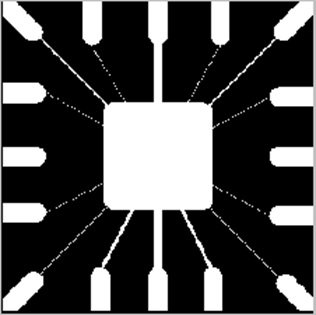
%> input picture sobel.jpg, 316 x 315 px
$ octave gradient_operators_pewit_slides.m   (GNU Octave 9; MATLAB toolbox functions it lacks are replaced by stand-ins)
%> lines starting %> are read from the running program, lines starting %| are printed output that depends on the picture
% Read the image
image = imread('sobel.jpg');
%> image is the input picture: size 315x316x3 uint8; min 0, max 255, mean 73.5

% Convert the image to grayscale if it is an RGB image
if size(image, 3) == 3
    grayImage = rgb2gray(image);
else
    grayImage = image;
end

% Convert the image to double precision for computations
grayImage = im2double(grayImage);
%> grayImage: size 315x316 double

% Define the Prewitt operator masks
dx = [-1 0 1; -1 0 1; -1 0 1];
dy = [-1 -1 -1; 0 0 0; 1 1 1];

% Compute the gradients in the x and y directions
gradientX = conv2(grayImage, dx, 'same');
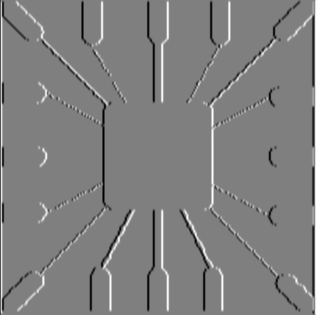
%> gradientX: size 315x316 double; min -3, max 3, mean 0.000352; drawn with min black and max white
gradientY = conv2(grayImage, dy, 'same');
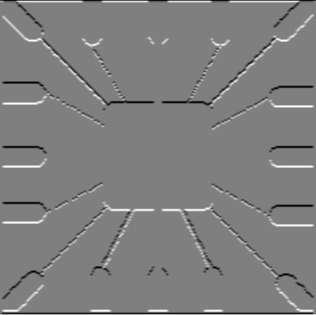
%> gradientY: size 315x316 double; min -3, max 3, mean -0.000128; drawn with min black and max white

% Compute the magnitude and direction of the gradients
gradientMagnitude = sqrt(gradientX.^2 + gradientY.^2);
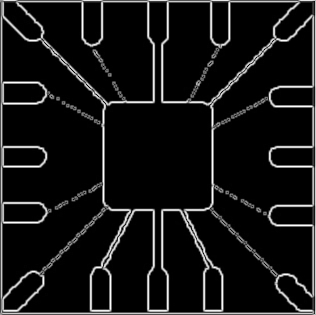
%> gradientMagnitude: size 315x316 double; min 0, max 3, mean 0.252; drawn with min black and max white
gradientDirection = atan2(gradientY, gradientX);
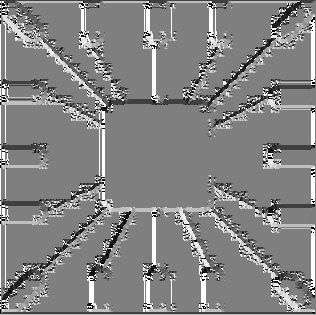
%> gradientDirection: size 315x316 double; min -3.14, max 3.14, mean 0.106; drawn with min black and max white

% Display the gradients, magnitude, and direction
figure;
subplot(2, 2, 1);
imshow(image);
title('Original Image');
subplot(2, 2, 2);
imshow(gradientX);
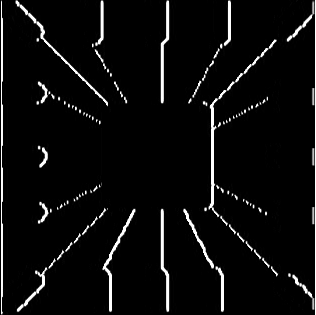
%> displayed picture: size 315x316, on the screen's scale of 0 to 255; min 0, max 255, mean 12.6
title('Gradient in X Direction');
subplot(2, 2, 3);
imshow(gradientY);
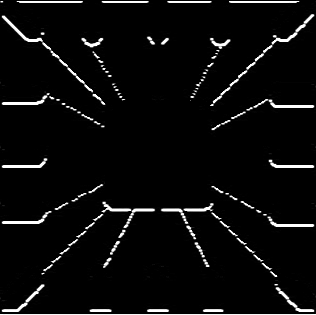
%> displayed picture: size 315x316, on the screen's scale of 0 to 255; min 0, max 255, mean 11.4
title('Gradient in Y Direction');
subplot(2, 2, 4);
imshow(gradientMagnitude);
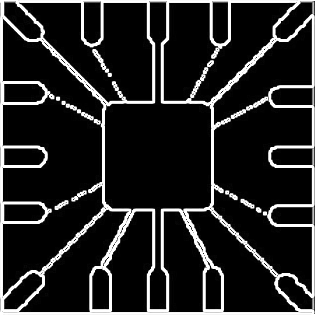
%> displayed picture: size 315x316, on the screen's scale of 0 to 255; min 0, max 255, mean 37.7
title('Gradient Magnitude');
